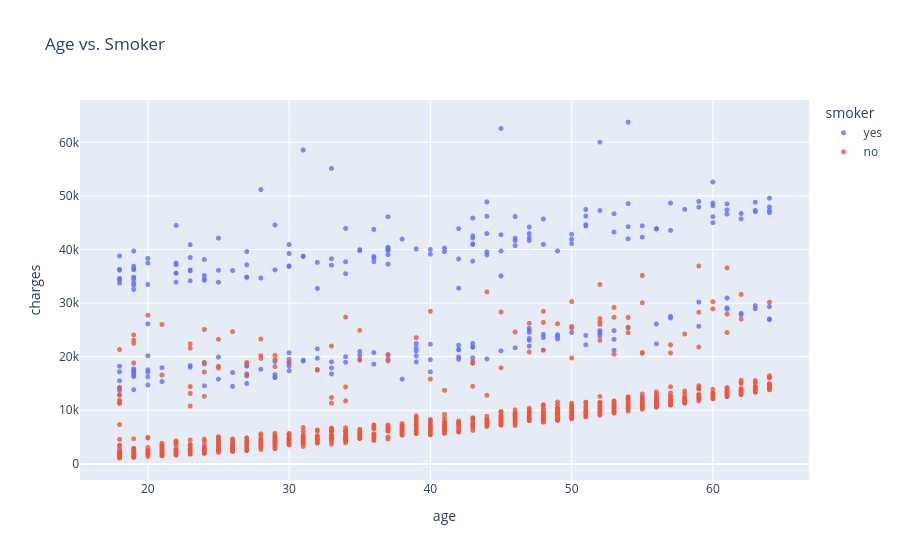

This figure's notebook cell:
### Code cell
fig_4 = px.scatter(
    medical_df,
    x='age',
    y='charges',
    color='smoker',
    title='Age vs. Smoker',
    hover_data=['sex'],
    opacity=0.8,
)
fig_4.update_layout(bargap=0.1)
fig_4.update_traces(marker_size=5)

### Figure 1 — Plotly figure (JSON) as saved in the notebook; plotly's stock layout.template omitted (floating-point values rounded to 4 significant figures; data arrays with more than 128 entries replaced by an {"elided": "..."} marker saying what was removed)
{"data": [{"customdata": {"elided": "274x1 str values"}, "hovertemplate": "smoker=yes<br>age=%{x}<br>charges=%{y}<br>sex=%{customdata[0]}<extra></extra>", "legendgroup": "yes", "marker": {"color": "#636efa", "opacity": 0.8, "size": 5, "symbol": "circle"}, "mode": "markers", "name": "yes", "showlegend": true, "type": "scattergl", "x": {"elided": "274 int values"}, "xaxis": "x", "y": {"elided": "274 float values"}, "yaxis": "y"}, {"customdata": {"elided": "1064x1 str values"}, "hovertemplate": "smoker=no<br>age=%{x}<br>charges=%{y}<br>sex=%{customdata[0]}<extra></extra>", "legendgroup": "no", "marker": {"color": "#EF553B", "opacity": 0.8, "size": 5, "symbol": "circle"}, "mode": "markers", "name": "no", "showlegend": true, "type": "scattergl", "x": {"elided": "1064 int values"}, "xaxis": "x", "y": {"elided": "1064 float values"}, "yaxis": "y"}], "layout": {"bargap": 0.1, "legend": {"title": {"text": "smoker"}, "tracegroupgap": 0}, "title": {"text": "Age vs. Smoker"}, "xaxis": {"anchor": "y", "domain": [0, 1], "title": {"text": "age"}}, "yaxis": {"anchor": "x", "domain": [0, 1], "title": {"text": "charges"}}}}
